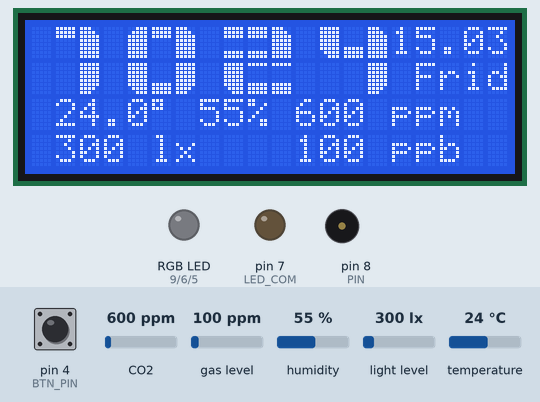
Bench run of a sketch on a simulated Arduino Uno, built with avr-gcc and run on an emulated ATmega328P. Shown: 20×4 character LCD, an RGB LED mixed from three pins (HIGH = lit), output pins drawn as LEDs (lit = HIGH), buzzer (waves = sounding). The inputs (shaded band) are chosen by the test bench; at power-on: pin 4 (BTN_PIN) LOW, gas level 100 ppm, light level 300 lx, CO2 600 ppm, humidity 55 %, temperature 24 °C. The local clock reads 2024-03-15 10:24:30 at power-on unless the sketch sets it; what the sketch prints to the serial monitor is not drawn.

Above: at 3.8 s.
3.9 s: pin 4 (BTN_PIN) pulled HIGH for 0.15 s
At 5.1 s:
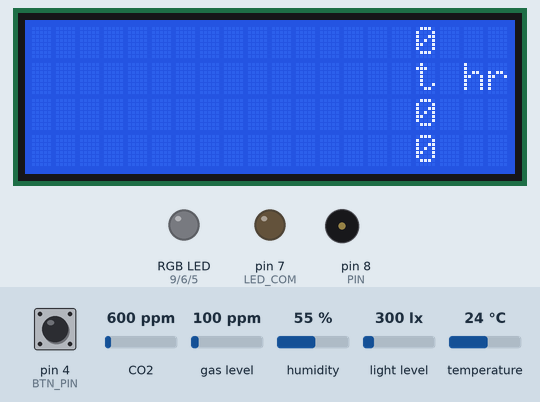
5.7 s: pin 4 (BTN_PIN) pulled HIGH for 1 s
At 6.8 s:
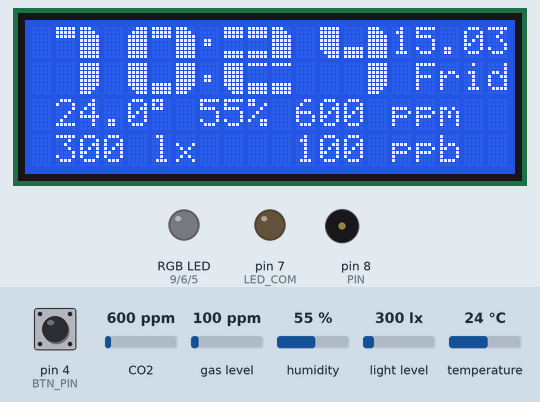
8.2 s: gas level set to 11 ppm
At 11.8 s:
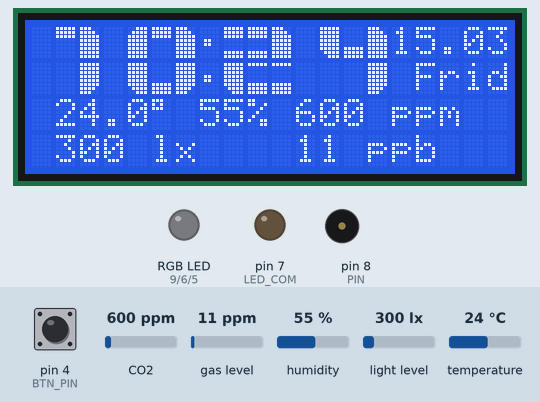
12.9 s: gas level set to 8 ppm
At 16.8 s:
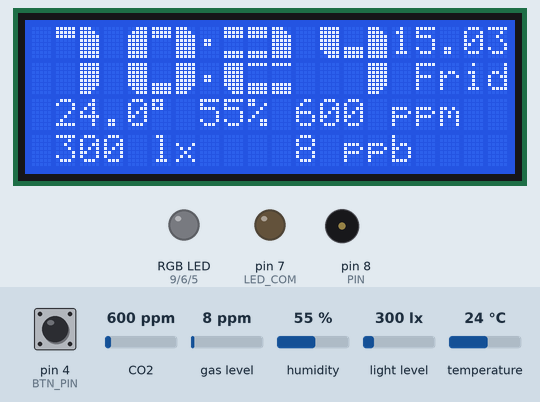
17.9 s: light level set to 110 lx
At 21.8 s:
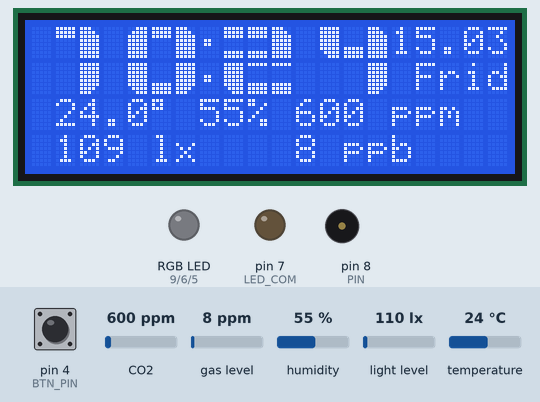
22.9 s: light level set to 92 lx
At 26.8 s:
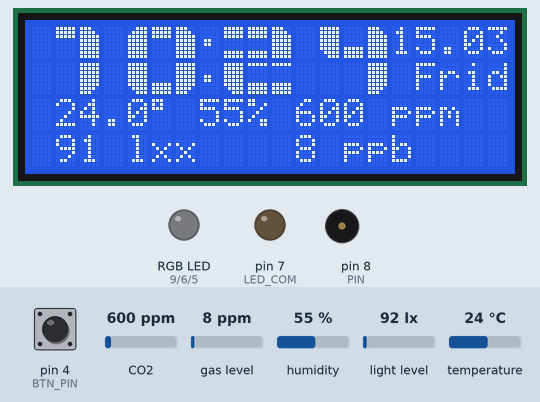
Timing chart, 0 to 28.3 s (numbered marks = the images above; inputs shaded):
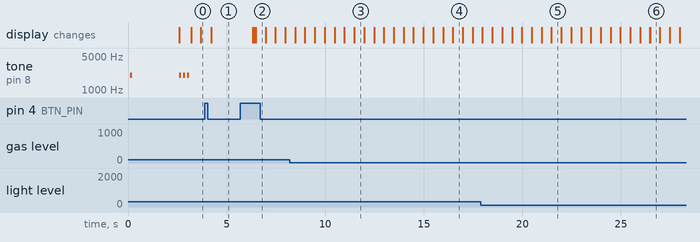

The sketch:

SmartClass.ino
```cpp
// ------------------------- НАСТРОЙКИ --------------------
#define RESET_CLOCK 0     // сброс часов на время загрузки прошивки (для модуля с несъёмной батарейкой). Не забудь поставить 0 и прошить ещё раз!
#define SENS_TIME 5000   // время обновления показаний сенсоров на экране, миллисекунд
#define LED_MODE 0        // тип RGB светодиода: 0 - главный катод, 1 - главный анод
#define LED_BRIGHT 255    // яркость светодиода СО2 (0 - 255)
#define BLUE_YELLOW 1     // жёлтый цвет вместо синего (1 да, 0 нет) но из за особенностей подключения жёлтый не такой яркий
#define DISP_MODE 1       // в правом верхнем углу отображать: 0 - год, 1 - день недели, 2 - секунды
#define WEEK_LANG 0       // язык дня недели: 0 - английский, 1 - русский (транслит)
#define DEBUG 1           // вывод на дисплей лог инициализации датчиков при запуске. Для дисплея 1602 не работает! Но дублируется через порт!
#define PRESSURE 1        // 0 - график давления, 1 - график прогноза дождя (вместо давления). Не забудь поправить пределы гроафика
#define CO2_SENSOR 1      // включить или выключить поддержку/вывод с датчика СО2 (1 вкл, 0 выкл)
#define DISPLAY_TYPE 1    // тип дисплея: 1 - 2004 (большой), 0 - 1602 (маленький)
#define DISPLAY_ADDR 0x27 // адрес платы дисплея: 0x27 или 0x3f. Если дисплей не работает - смени адрес! На самом дисплее адрес не указан
#define TVOC_SENSOR 1
#define LIGHT_SENSOR 1
#define BUZZER 1

// пределы отображения для графиков
#define TEMP_MIN 15
#define TEMP_MAX 35
#define HUM_MIN 0
#define HUM_MAX 100
#define PRESS_MIN -100
#define PRESS_MAX 100
#define CO2_MIN 300
#define CO2_MAX 2000
// адрес BME280 жёстко задан в файле библиотеки Adafruit_BME280.h
// стоковый адрес был 0x77, у китайского модуля адрес 0x76.
// Так что если юзаете не библиотеку из архива - не забудьте поменять

// если дисплей не заводится - поменяйте адрес (строка 54)


#define PIN 8
#define LED_COM 7
#define LED_R 9
#define LED_G 6
#define LED_B 5
#define BTN_PIN 4

#define BL_PIN 10     // пин подсветки дисплея
#define PHOTO_PIN 0   // пин фоторезистора

// библиотеки
#include <Wire.h>
#include <LiquidCrystal_I2C.h>

#if (DISPLAY_TYPE == 1)
LiquidCrystal_I2C lcd(DISPLAY_ADDR, 20, 4);
#endif

#include "RTClib.h"
RTC_DS3231 rtc;
DateTime now;

#include <HTU21D.h>
HTU21D myHTU21D;


#if (CO2_SENSOR == 1)
#include "Adafruit_CCS811.h"
Adafruit_CCS811 ccs;
#endif

#if (LIGHT_SENSOR == 1)
#include <BH1750.h>
BH1750 light;
#endif

#include <GyverTimer.h>
GTimer_ms sensorsTimer(SENS_TIME);
GTimer_ms drawSensorsTimer(SENS_TIME);
GTimer_ms clockTimer(500);
GTimer_ms hourPlotTimer((long)4 * 60 * 1000);         // 4 минуты
GTimer_ms dayPlotTimer((long)1.6 * 60 * 60 * 1000);   // 1.6 часа
GTimer_ms plotTimer(240000);
GTimer_ms predictTimer((long)10 * 60 * 1000);         // 10 минут

#include "GyverButton.h"
GButton button(BTN_PIN, LOW_PULL, NORM_OPEN);

int8_t hrs, mins, secs;
byte mode = 0;
/*
  0 часы и данные
  1 график температуры за час
  2 график температуры за сутки
  3 график влажности за час
  4 график влажности за сутки
  5 график давления за час
  6 график давления за сутки
  7 график углекислого за час
  8 график углекислого за сутки
*/

// переменные для вывода
float dispTemp;
byte dispHum;
word dispCO2;
word dispLight;
int dispTVOC;
int pause = 100;
int note = 2000;
uint32_t myTimer = millis();
uint32_t checkPeriod = 1000;
uint32_t myTimerl = millis();
uint32_t checkPeriodl = 1000;

// массивы графиков
int tempHour[15];
int humHour[15];

int co2Hour[15];
int delta;
uint32_t pressure_array[6];
uint32_t sumX, sumY, sumX2, sumXY;
float a, b;
byte time_array[6];

// символы
// график
byte row8[8] = {0b11111,  0b11111,  0b11111,  0b11111,  0b11111,  0b11111,  0b11111,  0b11111};
byte row7[8] = {0b00000,  0b11111,  0b11111,  0b11111,  0b11111,  0b11111,  0b11111,  0b11111};
byte row6[8] = {0b00000,  0b00000,  0b11111,  0b11111,  0b11111,  0b11111,  0b11111,  0b11111};
byte row5[8] = {0b00000,  0b00000,  0b00000,  0b11111,  0b11111,  0b11111,  0b11111,  0b11111};
byte row4[8] = {0b00000,  0b00000,  0b00000,  0b00000,  0b11111,  0b11111,  0b11111,  0b11111};
byte row3[8] = {0b00000,  0b00000,  0b00000,  0b00000,  0b00000,  0b11111,  0b11111,  0b11111};
byte row2[8] = {0b00000,  0b00000,  0b00000,  0b00000,  0b00000,  0b00000,  0b11111,  0b11111};
byte row1[8] = {0b00000,  0b00000,  0b00000,  0b00000,  0b00000,  0b00000,  0b00000,  0b11111};

// цифры
uint8_t LT[8] = {0b00111,  0b01111,  0b11111,  0b11111,  0b11111,  0b11111,  0b11111,  0b11111};
uint8_t UB[8] = {0b11111,  0b11111,  0b11111,  0b00000,  0b00000,  0b00000,  0b00000,  0b00000};
uint8_t RT[8] = {0b11100,  0b11110,  0b11111,  0b11111,  0b11111,  0b11111,  0b11111,  0b11111};
uint8_t LL[8] = {0b11111,  0b11111,  0b11111,  0b11111,  0b11111,  0b11111,  0b01111,  0b00111};
uint8_t LB[8] = {0b00000,  0b00000,  0b00000,  0b00000,  0b00000,  0b11111,  0b11111,  0b11111};
uint8_t LR[8] = {0b11111,  0b11111,  0b11111,  0b11111,  0b11111,  0b11111,  0b11110,  0b11100};
uint8_t UMB[8] = {0b11111,  0b11111,  0b11111,  0b00000,  0b00000,  0b00000,  0b11111,  0b11111};
uint8_t LMB[8] = {0b11111,  0b00000,  0b00000,  0b00000,  0b00000,  0b11111,  0b11111,  0b11111};

void drawDig(byte dig, byte x, byte y) {
  switch (dig) {
    case 0:
      lcd.setCursor(x, y); // set cursor to column 0, line 0 (first row)
      lcd.write(0);  // call each segment to create
      lcd.write(1);  // top half of the number
      lcd.write(2);
      lcd.setCursor(x, y + 1); // set cursor to colum 0, line 1 (second row)
      lcd.write(3);  // call each segment to create
      lcd.write(4);  // bottom half of the number
      lcd.write(5);
      break;
    case 1:
      lcd.setCursor(x + 1, y);
      lcd.write(1);
      lcd.write(2);
      lcd.setCursor(x + 2, y + 1);
      lcd.write(5);
      break;
    case 2:
      lcd.setCursor(x, y);
      lcd.write(6);
      lcd.write(6);
      lcd.write(2);
      lcd.setCursor(x, y + 1);
      lcd.write(3);
      lcd.write(7);
      lcd.write(7);
      break;
    case 3:
      lcd.setCursor(x, y);
      lcd.write(6);
      lcd.write(6);
      lcd.write(2);
      lcd.setCursor(x, y + 1);
      lcd.write(7);
      lcd.write(7);
      lcd.write(5);
      break;
    case 4:
      lcd.setCursor(x, y);
      lcd.write(3);
      lcd.write(4);
      lcd.write(2);
      lcd.setCursor(x + 2, y + 1);
      lcd.write(5);
      break;
    case 5:
      lcd.setCursor(x, y);
      lcd.write(0);
      lcd.write(6);
      lcd.write(6);
      lcd.setCursor(x, y + 1);
      lcd.write(7);
      lcd.write(7);
      lcd.write(5);
      break;
    case 6:
      lcd.setCursor(x, y);
      lcd.write(0);
      lcd.write(6);
      lcd.write(6);
      lcd.setCursor(x, y + 1);
      lcd.write(3);
      lcd.write(7);
      lcd.write(5);
      break;
    case 7:
      lcd.setCursor(x, y);
      lcd.write(1);
      lcd.write(1);
      lcd.write(2);
      lcd.setCursor(x + 1, y + 1);
      lcd.write(0);
      break;
    case 8:
      lcd.setCursor(x, y);
      lcd.write(0);
      lcd.write(6);
      lcd.write(2);
      lcd.setCursor(x, y + 1);
      lcd.write(3);
      lcd.write(7);
      lcd.write(5);
      break;
    case 9:
      lcd.setCursor(x, y);
      lcd.write(0);
      lcd.write(6);
      lcd.write(2);
      lcd.setCursor(x + 1, y + 1);
      lcd.write(4);
      lcd.write(5);
      break;
    case 10:
      lcd.setCursor(x, y);
      lcd.write(32);
      lcd.write(32);
      lcd.write(32);
      lcd.setCursor(x, y + 1);
      lcd.write(32);
      lcd.write(32);
      lcd.write(32);
      break;
  }
}

void drawdots(byte x, byte y, boolean state) {
  byte code;
  if (state) code = 165;
  else code = 32;
  lcd.setCursor(x, y);
  lcd.write(code);
  lcd.setCursor(x, y + 1);
  lcd.write(code);
}

void drawClock(byte hours, byte minutes, byte x, byte y, boolean dotState) {
  // чисти чисти!
  lcd.setCursor(x, y);
  lcd.print("               ");
  lcd.setCursor(x, y + 1);
  lcd.print("               ");

  //if (hours > 23 || minutes > 59) return;
  if (hours / 10 == 0) drawDig(10, x, y);
  else drawDig(hours / 10, x, y);
  drawDig(hours % 10, x + 4, y);
  // тут должны быть точки. Отдельной функцией
  drawDig(minutes / 10, x + 8, y);
  drawDig(minutes % 10, x + 12, y);
}

#if (WEEK_LANG == 0)
static const char *dayNames[]  = {
  "Sund",
  "Mond",
  "Tues",
  "Wedn",
  "Thur",
  "Frid",
  "Satu",
};
#else
static const char *dayNames[]  = {
  "BOCK",
  "POND",
  "BTOP",
  "CPED",
  "4ETB",
  "5YAT",
  "CYBB",
};
#endif
void drawData() {
  lcd.setCursor(15, 0);
  if (now.day() < 10) lcd.print(0);
  lcd.print(now.day());
  lcd.print(".");
  if (now.month() < 10) lcd.print(0);
  lcd.print(now.month());

  if (DISP_MODE == 0) {
    lcd.setCursor(16, 1);
    lcd.print(now.year());
  } else if (DISP_MODE == 1) {
    lcd.setCursor(16, 1);
    int dayofweek = now.dayOfTheWeek();
    lcd.print(dayNames[dayofweek]);
  }
}

void drawPlot(byte pos, byte row, byte width, byte height, int min_val, int max_val, int *plot_array, String label) {
  int max_value = -32000;
  int min_value = 32000;

  for (byte i = 0; i < 15; i++) {
    if (plot_array[i] > max_value) max_value = plot_array[i];
    if (plot_array[i] < min_value) min_value = plot_array[i];
  }
  lcd.setCursor(16, 0); lcd.print(max_value);
  lcd.setCursor(16, 1); lcd.print(label);
  lcd.setCursor(16, 2); lcd.print(plot_array[14]);
  lcd.setCursor(16, 3); lcd.print(min_value);

  for (byte i = 0; i < width; i++) {                  // каждый столбец параметров
    int fill_val = plot_array[i];
    fill_val = constrain(fill_val, min_val, max_val);
    byte infill, fract;
    // найти количество целых блоков с учётом минимума и максимума для отображения на графике
    if (plot_array[i] > min_val)
      infill = floor((float)(plot_array[i] - min_val) / (max_val - min_val) * height * 10);
    else infill = 0;
    fract = (float)(infill % 10) * 8 / 10;                   // найти количество оставшихся полосок
    infill = infill / 10;

    for (byte n = 0; n < height; n++) {     // для всех строк графика
      if (n < infill && infill > 0) {       // пока мы ниже уровня
        lcd.setCursor(i, (row - n));        // заполняем полными ячейками
        lcd.write(0);
      }
      if (n >= infill) {                    // если достигли уровня
        lcd.setCursor(i, (row - n));
        if (fract > 0) lcd.write(fract);          // заполняем дробные ячейки
        else lcd.write(16);                       // если дробные == 0, заливаем пустой
        for (byte k = n + 1; k < height; k++) {   // всё что сверху заливаем пустыми
          lcd.setCursor(i, (row - k));
          lcd.write(16);
        }
        break;
      }
    }
  }
}

void loadClock() {
  lcd.createChar(0, LT);
  lcd.createChar(1, UB);
  lcd.createChar(2, RT);
  lcd.createChar(3, LL);
  lcd.createChar(4, LB);
  lcd.createChar(5, LR);
  lcd.createChar(6, UMB);
  lcd.createChar(7, LMB);
}

void loadPlot() {
  lcd.createChar(0, row8);
  lcd.createChar(1, row1);
  lcd.createChar(2, row2);
  lcd.createChar(3, row3);
  lcd.createChar(4, row4);
  lcd.createChar(5, row5);
  lcd.createChar(6, row6);
  lcd.createChar(7, row7);
}

#if (LED_MODE == 0)
#define LED_ON (LED_BRIGHT)
#else
#define LED_ON (255 - LED_BRIGHT)
#endif


void setup() {
  Serial.begin(9600);

  pinMode(LED_COM, OUTPUT);
  pinMode(LED_R, OUTPUT);
  pinMode(LED_G, OUTPUT);
  pinMode(LED_B, OUTPUT);


  digitalWrite(LED_COM, LED_MODE);

  lcd.init();
  lcd.backlight();
  lcd.clear();

#if (DEBUG == 1 && DISPLAY_TYPE == 1)
  boolean status = true;


#if (CO2_SENSOR == 1)
  lcd.setCursor(0, 0);
  lcd.print(F("CSS811: "));
  Serial.print(F("CSS811... "));
   ccs.begin();// первый запрос, в любом случае возвращает -1

  if (ccs.begin()) {
    lcd.print(F("OK"));
    Serial.println(F("OK"));
  } else {
    lcd.print(F("ERROR"));
    Serial.println(F("ERROR"));
    status = false;
  }
#endif

  lcd.setCursor(11, 0);
  lcd.print(F("RTC: "));
  Serial.print(F("RTC... "));

  if (rtc.begin()) {
    lcd.print(F("OK"));
    Serial.println(F("OK"));
  } else {
    lcd.print(F("ERROR"));
    Serial.println(F("ERROR"));
    status = false;
  }


  lcd.setCursor(0, 1);
  lcd.print(F("HTU21: "));
  Serial.print(F("HTU21... "));
  myHTU21D.begin();


    lcd.print(F("OK"));


  lcd.setCursor(0, 2);
  lcd.print(F("BH1750: "));
  Serial.print(F("BH1750... "));

  if (light.begin()) {
    lcd.print(F("OK"));
    Serial.println(F("OK"));
  } else {
    lcd.print(F("ERROR"));
    Serial.println(F("ERROR"));
    status = false;
  }


  lcd.setCursor(0, 3);
  if (status) {

    lcd.print(F("All good"));
    Serial.println(F("All good"));
    #if (BUZZER == 1)
    tone(PIN, note, 100);
    delay(200);
    noTone(PIN);


    delay(2000);
    lcd.clear();
  } else {
    lcd.print(F("Check wires!"));
    Serial.println(F("Check wires!"));
    alarm();
    delay(1000);
    #endif
    while (1);
  }
#else

#if (CO2_SENSOR == 1)
 ccs.begin();
#endif
  rtc.begin();
 myHTU21D.begin();
#endif


  if (RESET_CLOCK || rtc.lostPower())
    rtc.adjust(DateTime(F(__DATE__), F(__TIME__)));

  now = rtc.now();
  secs = now.second();
  mins = now.minute();
  hrs = now.hour();


  for (byte i = 0; i < 6; i++) {   // счётчик от 0 до 5

    // забить весь массив текущим давлением
    time_array[i] = i;             // забить массив времени числами 0 - 5
  }

  if (DISPLAY_TYPE == 1) {
    loadClock();
    drawClock(hrs, mins, 0, 0, 1);
    drawData();
  }
  readSensors();
  drawSensors();
}

void loop() {
  if (millis() - myTimer >= checkPeriod) {
    CO2check();
  }
  if (millis() - myTimerl >= checkPeriodl) {
    lightCheck();
  }
  if (sensorsTimer.isReady()) readSensors();    // читаем показания датчиков с периодом SENS_TIME

#if (DISPLAY_TYPE == 1)
  if (clockTimer.isReady()) clockTick();        // два раза в секунду пересчитываем время и мигаем точками
  plotSensorsTick();
 // тут внутри несколько таймеров для пересчёта графиков (за час, за день и прогноз)
     sensorTick();                              // тут ловим нажатия на кнопку и переключаем режимы
  if (mode == 0) {                                  // в режиме "главного экрана"
    if (drawSensorsTimer.isReady()) drawSensors();  // обновляем показания датчиков на дисплее с периодом SENS_TIME
  } else {                                          // в любом из графиков
    if (plotTimer.isReady()) redrawPlot();          // перерисовываем график
  }

#else
  if (drawSensorsTimer.isReady()) drawSensors();
#endif
}
```

Source omitted: functions.ino (4163 bytes)

Measured:
- the behaviour switches between 101 and 100 lx on light level (found by bisection; images 5 and 6)
- after the input at 3.9 s, the display: changes after 0.33 s (image 1)
- after the input at 5.7 s, the display: first changes after 0.62 s (image 2 shows a later state)
- after the input at 8.2 s, the display: first differs from a run without the input after 3.3 s (image 3 shows a later state)
- after the input at 12.9 s, the display: first differs from a run without the input after 3.6 s (image 4 shows a later state)
- after the input at 17.9 s, the display: first differs from a run without the input after 3.6 s (image 5 shows a later state)
- after the input at 22.9 s, the display: first differs from a run without the input after 3.6 s (image 6 shows a later state)
- by itself, tone on pin 8 (PIN): plays 2000 Hz for 0.10 s, 2000 Hz for 0.10 s, 2000 Hz for 0.10 s, 2000 Hz for 0.10 s
